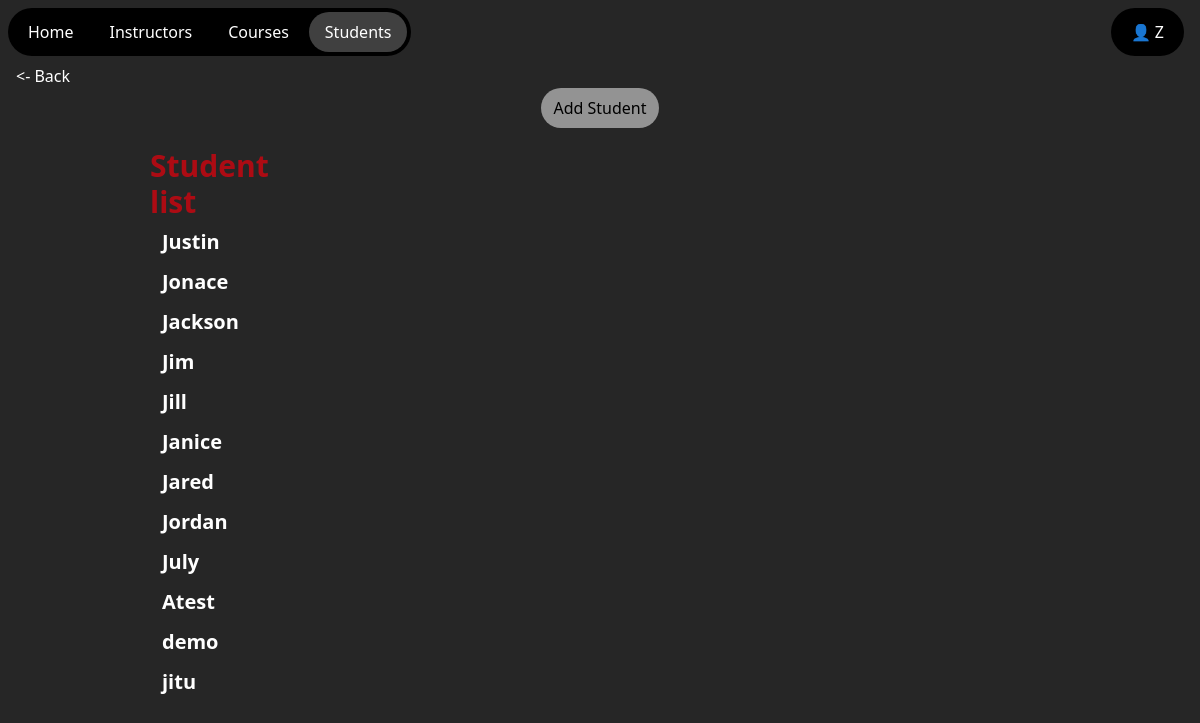
The app's page /students/ (signed in) with its own data.
### Courses/models.py (models this page shows, shortened)
class Student(models.Model):
    name=models.CharField(max_length=50)
    email=models.EmailField(unique=True,default='')

### Courses/views.py (the view)
# urls.py: path('students/',views.studentList,name='students'),
@login_required
def studentList(request):
    students=Student.objects.all()
    pk=request.GET.get('pk','')
    detail=''
    if pk:
        detail=Student.objects.get(pk=pk)
    context={'students':students,'detail':detail}
    return render(request,'student.html',context)

### Courses/templates/student.html (shortened to what this page needs)
{% extends "home.html" %}
{% block main %}
    {% if user.is_staff %}
        <div class="text-center">
            <button class="cursor-pointer rounded-full px-3 py-2 bg-white/50 text-black hover:bg-white/75"
                    hx-get="{% url 'addStudent' %}">Add Student</button>
        </div>
    {% endif %}
    <div class="flex justify-evenly mt-5">
        <div class="w-1/8">
            <h2 class="text-red-600/70 text-3xl font-bold">Student list</h2>
            <ul class="text-xl font-semibold">
                {% for student in students %}
                    <li role="button"
                        class="my-1 px-3 py-1 rounded-full {% if detail.pk == student.pk %}bg-white text-black{% endif %} hover:cursor-pointer hover:bg-white/75 hover:text-black"
                        {% if detail.pk == student.pk %}hx-get="{% url "students" %}"{% else %} hx-get="{% url "students" %}?pk={{ student.pk }}"{% endif %}
                        hx-push-url="false">{{ student.name }}</li>
                {% endfor %}
            </ul>
        </div>
        <div class="w-1/2">
        </div>
    </div>
{% endblock main %}

### Courses/templates/home.html (shortened to what this page needs)
<!DOCTYPE html>
<html lang="en">
    <head>
        <script src="https://cdn.jsdelivr.net/npm/@tailwindcss/browser@4"></script>
    </head>
    <body id="body"
          hx-target='this'
          hx-headers='{"x-csrftoken": "{{ csrf_token }}"}'
          hx-push-url='true'
          class="bg-neutral-800 min-vh-100 text-white">
        {% include "navbar.html" %}
        {% if request.path != "/" %}
            <a class="ms-4 cursor-pointer hover:text-blue-500 hover:cursor-pointer "
               onclick="history.back()">&lt- Back</a>
        {% endif %}
        {% block main %}{% endblock main %}
    </body>
</html>

### Courses/templates/navbar.html (shortened to what this page needs)
<nav class="flex justify-between my-2">
    <ul class="flex bg-black rounded-full ms-2 sticky-top gap-1 p-1">
        <li class="text-white hover:bg-white/25 hover:cursor-pointer {% if request.path == "/" %}bg-white/25{% endif %} rounded-full px-4 py-2"
            hx-get="/">Home</li>
        <li class="text-white hover:bg-white/25 hover:cursor-pointer {% if request.path == '/instructors/' %}bg-white/25{% endif %} rounded-full px-4 py-2"
            hx-get="{% url 'instructors' %}">Instructors</li>
        <li class="text-white hover:bg-white/25 hover:cursor-pointer {% if request.path == '/courses/' %}bg-white/25{% endif %} rounded-full px-4 py-2"
            hx-get="{% url 'courses' %}">Courses</li>
        {% if user.is_authenticated %}
            <li class="text-white hover:bg-white/25 hover:cursor-pointer {% if request.path == '/students/' %}bg-white/25{% endif %} rounded-full px-4 py-2"
                hx-get="{% url 'students' %}">Students</li>
        {% endif %}
    </ul>
    <ul class="flex bg-black rounded-full me-4 sticky-top gap-1 p-1">
        {% if user.is_authenticated %}
            <li id="logoutCollapse"
                class="text-white hover:bg-white/25 hover:cursor-pointer {% if request.path == '/adminLogout/' %}bg-white/25{% endif %} rounded-full px-4 py-2"
                hx-get="{{ request.path }}"
                hx-select="#logoutExpand"
                hx-target="closest ul">👤 {{ user }}</li>
        {% endif %}
    </ul>
</nav>

### records on screen
Student: name "Justin"
Student: name "Jonace"
Student: name "Jackson"
Student: name "Jim"
Student: name "Jill"
Student: name "Janice"
Student: name "Jared"
Student: name "Jordan"
Student: name "July"
Student: name "Atest"
Student: name "demo"
Student: name "jitu"

### other values on screen
{{ user }} "Z"
